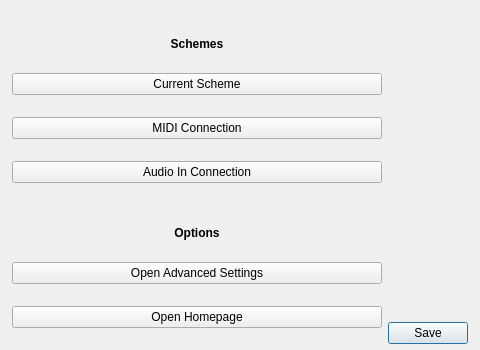
<?xml version="1.0" encoding="UTF-8"?>
<ui version="4.0">
 <class>SettingsDialogClass</class>
 <widget class="QDialog" name="SettingsDialogClass">
  <property name="windowModality">
   <enum>Qt::ApplicationModal</enum>
  </property>
  <property name="geometry">
   <rect>
    <x>0</x>
    <y>0</y>
    <width>480</width>
    <height>350</height>
   </rect>
  </property>
  <property name="windowTitle">
   <string>Settings</string>
  </property>
  <layout class="QGridLayout" name="gridLayout">
   <property name="leftMargin">
    <number>12</number>
   </property>
   <property name="topMargin">
    <number>0</number>
   </property>
   <property name="rightMargin">
    <number>12</number>
   </property>
   <property name="bottomMargin">
    <number>6</number>
   </property>
   <item row="0" column="0">
    <widget class="QScrollArea" name="scrollArea">
     <property name="frameShape">
      <enum>QFrame::NoFrame</enum>
     </property>
     <property name="horizontalScrollBarPolicy">
      <enum>Qt::ScrollBarAlwaysOff</enum>
     </property>
     <property name="widgetResizable">
      <bool>true</bool>
     </property>
     <property name="alignment">
      <set>Qt::AlignHCenter|Qt::AlignTop</set>
     </property>
     <widget class="QWidget" name="scrollAreaWidgetContents">
      <property name="geometry">
       <rect>
        <x>0</x>
        <y>0</y>
        <width>373</width>
        <height>344</height>
       </rect>
      </property>
      <layout class="QVBoxLayout" name="verticalLayout">
       <property name="spacing">
        <number>6</number>
       </property>
       <property name="margin">
        <number>0</number>
       </property>
       <item>
        <widget class="QLabel" name="label">
         <property name="sizePolicy">
          <sizepolicy hsizetype="Preferred" vsizetype="Fixed">
           <horstretch>0</horstretch>
           <verstretch>0</verstretch>
          </sizepolicy>
         </property>
         <property name="minimumSize">
          <size>
           <width>0</width>
           <height>35</height>
          </size>
         </property>
         <property name="font">
          <font>
           <weight>75</weight>
           <bold>true</bold>
          </font>
         </property>
         <property name="text">
          <string>Schemes</string>
         </property>
         <property name="alignment">
          <set>Qt::AlignBottom|Qt::AlignHCenter</set>
         </property>
        </widget>
       </item>
       <item>
        <widget class="QMaemo5ValueButton" name="schemeButton">
         <property name="text">
          <string>Current Scheme</string>
         </property>
         <property name="valueLayout" stdset="0">
          <number>1</number>
         </property>
        </widget>
       </item>
       <item>
        <widget class="QMaemo5ValueButton" name="midiConnButton">
         <property name="text">
          <string>MIDI Connection</string>
         </property>
         <property name="valueText" stdset="0">
          <string/>
         </property>
         <property name="valueLayout" stdset="0">
          <number>0</number>
         </property>
        </widget>
       </item>
       <item>
        <widget class="QMaemo5ValueButton" name="netcastButton">
         <property name="text">
          <string>Audio In Connection</string>
         </property>
         <property name="valueText" stdset="0">
          <string/>
         </property>
         <property name="valueLayout" stdset="0">
          <number>0</number>
         </property>
        </widget>
       </item>
       <item>
        <widget class="QLabel" name="label_2">
         <property name="sizePolicy">
          <sizepolicy hsizetype="Preferred" vsizetype="Fixed">
           <horstretch>0</horstretch>
           <verstretch>0</verstretch>
          </sizepolicy>
         </property>
         <property name="minimumSize">
          <size>
           <width>0</width>
           <height>35</height>
          </size>
         </property>
         <property name="font">
          <font>
           <weight>75</weight>
           <bold>true</bold>
          </font>
         </property>
         <property name="text">
          <string>Options</string>
         </property>
         <property name="alignment">
          <set>Qt::AlignBottom|Qt::AlignHCenter</set>
         </property>
        </widget>
       </item>
       <item>
        <widget class="QMaemo5ValueButton" name="advSettingsButton">
         <property name="text">
          <string>Open Advanced Settings</string>
         </property>
         <property name="valueText" stdset="0">
          <string>For tunning MIDI and Audio settings</string>
         </property>
         <property name="valueLayout" stdset="0">
          <number>1</number>
         </property>
        </widget>
       </item>
       <item>
        <widget class="QMaemo5ValueButton" name="homepageButton">
         <property name="text">
          <string>Open Homepage</string>
         </property>
         <property name="valueText" stdset="0">
          <string>http://midij.home.sapo.pt</string>
         </property>
         <property name="valueLayout" stdset="0">
          <number>1</number>
         </property>
        </widget>
       </item>
      </layout>
     </widget>
    </widget>
   </item>
   <item row="0" column="1">
    <layout class="QVBoxLayout" name="buttonBoxLayout">
     <item>
      <spacer name="buttonBoxSpacer">
       <property name="orientation">
        <enum>Qt::Vertical</enum>
       </property>
       <property name="sizeHint" stdset="0">
        <size>
         <width>20</width>
         <height>40</height>
        </size>
       </property>
      </spacer>
     </item>
     <item>
      <widget class="QDialogButtonBox" name="buttonBox">
       <property name="sizePolicy">
        <sizepolicy hsizetype="Fixed" vsizetype="Fixed">
         <horstretch>0</horstretch>
         <verstretch>0</verstretch>
        </sizepolicy>
       </property>
       <property name="orientation">
        <enum>Qt::Horizontal</enum>
       </property>
       <property name="standardButtons">
        <set>QDialogButtonBox::Save</set>
       </property>
      </widget>
     </item>
    </layout>
   </item>
  </layout>
 </widget>
 <customwidgets>
  <customwidget>
   <class>QMaemo5ValueButton</class>
   <extends>QPushButton</extends>
   <header>../gui/GuiUtils.h</header>
  </customwidget>
 </customwidgets>
 <resources/>
 <connections>
  <connection>
   <sender>buttonBox</sender>
   <signal>accepted()</signal>
   <receiver>SettingsDialogClass</receiver>
   <slot>accept()</slot>
   <hints>
    <hint type="sourcelabel">
     <x>465</x>
     <y>341</y>
    </hint>
    <hint type="destinationlabel">
     <x>157</x>
     <y>274</y>
    </hint>
   </hints>
  </connection>
  <connection>
   <sender>homepageButton</sender>
   <signal>clicked()</signal>
   <receiver>SettingsDialogClass</receiver>
   <slot>launchHomepage()</slot>
   <hints>
    <hint type="sourcelabel">
     <x>209</x>
     <y>325</y>
    </hint>
    <hint type="destinationlabel">
     <x>239</x>
     <y>174</y>
    </hint>
   </hints>
  </connection>
  <connection>
   <sender>advSettingsButton</sender>
   <signal>clicked()</signal>
   <receiver>SettingsDialogClass</receiver>
   <slot>settingsSwap()</slot>
   <hints>
    <hint type="sourcelabel">
     <x>58</x>
     <y>273</y>
    </hint>
    <hint type="destinationlabel">
     <x>10</x>
     <y>214</y>
    </hint>
   </hints>
  </connection>
 </connections>
 <slots>
  <slot>launchHomepage()</slot>
  <slot>settingsSwap()</slot>
 </slots>
</ui>
